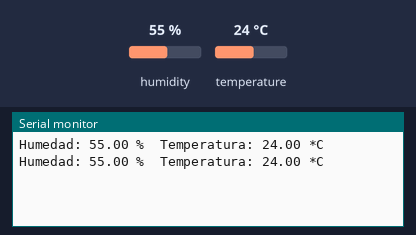
This sketch was run on a simulated Arduino Uno, built with avr-gcc and run on an emulated ATmega328P. Parts: the last lines printed to the serial monitor. The inputs (shaded band) are chosen by the test bench; at power-on: humidity 55 %, temperature 24 °C.

Above: at 4.8 s.
4.9 s: humidity set to 22 %
At 6.5 s:
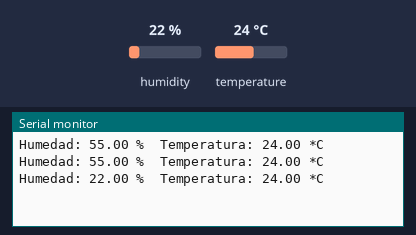
7.9 s: temperature set to 12 °C
At 9.0 s:
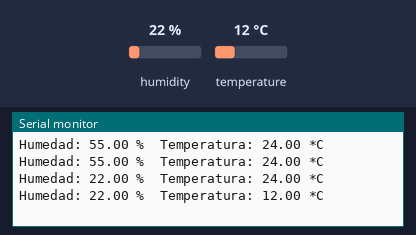
10.9 s: humidity set to 40 %
At 12.6 s:
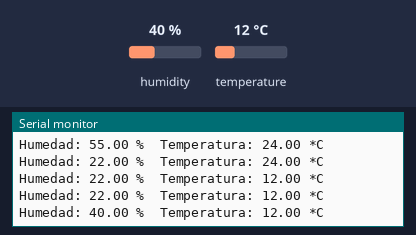
Timing chart, 0 to 14.1 s (numbered marks = the images above; inputs shaded):
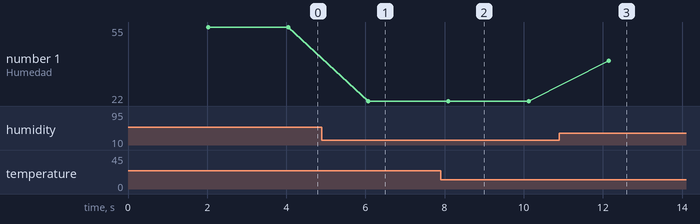

Measured:
- after the input at 4.9 s, the serial monitor: prints a new line after 1.2 s (image 1)
- after the input at 7.9 s, the serial monitor: prints a new line after 0.20 s (image 2)
- after the input at 10.9 s, the serial monitor: prints a new line after 1.2 s (image 3)
- plotted number 1: 55 → 22 after the input at 4.9 s, 22 → 40 after the input at 10.9 s

The sketch:

sketch_nov4a.ino
```cpp
#include "DHT.h"

#define DHTPIN 2 //Pin donde esta conectado el DHT11
#define DHTTYPE DHT11 // Tipo de sensor DHT

DHT dht(DHTPIN, DHTTYPE);

void setup() {
  Serial.begin(9600);
  dht.begin();

}

void loop() {
  delay (2000); // espera 2 segundos entre lecturas

  float h = dht.readHumidity();
  float t = dht.readTemperature();

  if (isnan (h) || isnan(t)) {
    Serial.println("Error al leer del sensor DHT11");
    return;
  }


  Serial.print("Humedad: ");
  Serial.print(h);
  Serial.print(" %\t");
  Serial.print("Temperatura: ");
  Serial.print(t);
  Serial.println(" *C");
}
```
